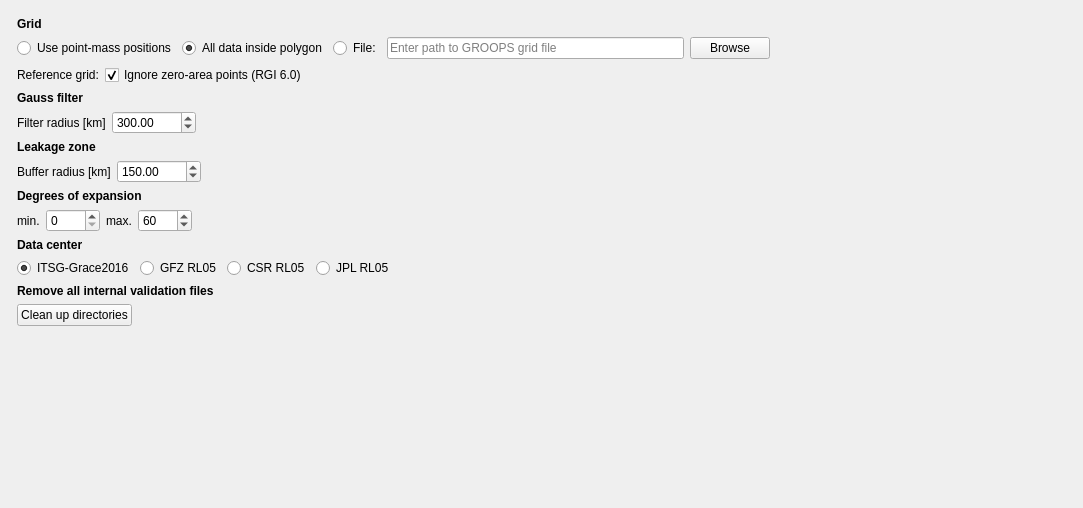
              <widget class="QWidget" name="page_6">
               <property name="geometry">
                <rect>
                 <x>0</x>
                 <y>0</y>
                 <width>1083</width>
                 <height>508</height>
                </rect>
               </property>
               <attribute name="label">
                <string>Internal validation</string>
               </attribute>
               <layout class="QVBoxLayout" name="verticalLayout_35">
                <item>
                 <layout class="QVBoxLayout" name="verticalLayout_34">
                  <property name="leftMargin">
                   <number>6</number>
                  </property>
                  <property name="topMargin">
                   <number>6</number>
                  </property>
                  <property name="rightMargin">
                   <number>6</number>
                  </property>
                  <property name="bottomMargin">
                   <number>6</number>
                  </property>
                  <item>
                   <widget class="QLabel" name="label_67">
                    <property name="font">
                     <font>
                      <weight>75</weight>
                      <bold>true</bold>
                     </font>
                    </property>
                    <property name="text">
                     <string>Grid</string>
                    </property>
                   </widget>
                  </item>
                  <item>
                   <layout class="QHBoxLayout" name="horizontalLayout_44">
                    <item>
                     <widget class="QRadioButton" name="rb_id058">
                      <property name="text">
                       <string>Use point-mass positions</string>
                      </property>
                      <property name="checked">
                       <bool>false</bool>
                      </property>
                      <attribute name="buttonGroup">
                       <string notr="true">buttonGroup_25</string>
                      </attribute>
                     </widget>
                    </item>
                    <item>
                     <widget class="QRadioButton" name="rb_id057">
                      <property name="text">
                       <string>All data inside polygon</string>
                      </property>
                      <property name="checked">
                       <bool>true</bool>
                      </property>
                      <attribute name="buttonGroup">
                       <string notr="true">buttonGroup_25</string>
                      </attribute>
                     </widget>
                    </item>
                    <item>
                     <layout class="QHBoxLayout" name="horizontalLayout_78">
                      <item>
                       <widget class="QRadioButton" name="rb_id100">
                        <property name="text">
                         <string>File:</string>
                        </property>
                        <attribute name="buttonGroup">
                         <string notr="true">buttonGroup_25</string>
                        </attribute>
                       </widget>
                      </item>
                      <item>
                       <widget class="QLineEdit" name="le_id236">
                        <property name="placeholderText">
                         <string>Enter path to GROOPS grid file</string>
                        </property>
                       </widget>
                      </item>
                      <item>
                       <widget class="QPushButton" name="pb_id052">
                        <property name="text">
                         <string>Browse</string>
                        </property>
                       </widget>
                      </item>
                      <item>
                       <spacer name="horizontalSpacer_34">
                        <property name="orientation">
                         <enum>Qt::Horizontal</enum>
                        </property>
                        <property name="sizeHint" stdset="0">
                         <size>
                          <width>40</width>
                          <height>20</height>
                         </size>
                        </property>
                       </spacer>
                      </item>
                     </layout>
                    </item>
                   </layout>
                  </item>
                  <item>
                   <layout class="QHBoxLayout" name="horizontalLayout_119">
                    <item>
                     <widget class="QLabel" name="label_233">
                      <property name="text">
                       <string>Reference grid:</string>
                      </property>
                     </widget>
                    </item>
                    <item>
                     <widget class="QCheckBox" name="cb_id075">
                      <property name="text">
                       <string>Ignore zero-area points (RGI 6.0)</string>
                      </property>
                      <property name="checked">
                       <bool>true</bool>
                      </property>
                     </widget>
                    </item>
                    <item>
                     <spacer name="horizontalSpacer_81">
                      <property name="orientation">
                       <enum>Qt::Horizontal</enum>
                      </property>
                      <property name="sizeHint" stdset="0">
                       <size>
                        <width>40</width>
                        <height>20</height>
                       </size>
                      </property>
                     </spacer>
                    </item>
                   </layout>
                  </item>
                  <item>
                   <widget class="QLabel" name="label_68">
                    <property name="font">
                     <font>
                      <weight>75</weight>
                      <bold>true</bold>
                     </font>
                    </property>
                    <property name="text">
                     <string>Gauss filter</string>
                    </property>
                   </widget>
                  </item>
                  <item>
                   <layout class="QHBoxLayout" name="horizontalLayout_45">
                    <item>
                     <widget class="QLabel" name="label_69">
                      <property name="text">
                       <string>Filter radius [km]</string>
                      </property>
                     </widget>
                    </item>
                    <item>
                     <widget class="QDoubleSpinBox" name="dsb_id014">
                      <property name="maximum">
                       <double>999999.000000000000000</double>
                      </property>
                      <property name="singleStep">
                       <double>10.000000000000000</double>
                      </property>
                      <property name="value">
                       <double>300.000000000000000</double>
                      </property>
                     </widget>
                    </item>
                    <item>
                     <spacer name="horizontalSpacer_35">
                      <property name="orientation">
                       <enum>Qt::Horizontal</enum>
                      </property>
                      <property name="sizeHint" stdset="0">
                       <size>
                        <width>40</width>
                        <height>20</height>
                       </size>
                      </property>
                     </spacer>
                    </item>
                   </layout>
                  </item>
                  <item>
                   <widget class="QLabel" name="label_70">
                    <property name="font">
                     <font>
                      <weight>75</weight>
                      <bold>true</bold>
                     </font>
                    </property>
                    <property name="text">
                     <string>Leakage zone</string>
                    </property>
                   </widget>
                  </item>
                  <item>
                   <layout class="QHBoxLayout" name="horizontalLayout_46">
                    <item>
                     <widget class="QLabel" name="label_71">
                      <property name="text">
                       <string>Buffer radius [km]</string>
                      </property>
                     </widget>
                    </item>
                    <item>
                     <widget class="QDoubleSpinBox" name="dsb_id015">
                      <property name="maximum">
                       <double>999999.000000000000000</double>
                      </property>
                      <property name="singleStep">
                       <double>10.000000000000000</double>
                      </property>
                      <property name="value">
                       <double>150.000000000000000</double>
                      </property>
                     </widget>
                    </item>
                    <item>
                     <spacer name="horizontalSpacer_36">
                      <property name="orientation">
                       <enum>Qt::Horizontal</enum>
                      </property>
                      <property name="sizeHint" stdset="0">
                       <size>
                        <width>40</width>
                        <height>20</height>
                       </size>
                      </property>
                     </spacer>
                    </item>
                   </layout>
                  </item>
                  <item>
                   <widget class="QLabel" name="label_230">
                    <property name="font">
                     <font>
                      <weight>75</weight>
                      <bold>true</bold>
                     </font>
                    </property>
                    <property name="text">
                     <string>Degrees of expansion</string>
                    </property>
                   </widget>
                  </item>
                  <item>
                   <layout class="QHBoxLayout" name="horizontalLayout_118">
                    <item>
                     <widget class="QLabel" name="label_231">
                      <property name="text">
                       <string>min.</string>
                      </property>
                     </widget>
                    </item>
                    <item>
                     <widget class="QSpinBox" name="sb_id018">
                      <property name="maximum">
                       <number>1000</number>
                      </property>
                     </widget>
                    </item>
                    <item>
                     <widget class="QLabel" name="label_232">
                      <property name="text">
                       <string>max.</string>
                      </property>
                     </widget>
                    </item>
                    <item>
                     <widget class="QSpinBox" name="sb_id019">
                      <property name="maximum">
                       <number>1000</number>
                      </property>
                      <property name="value">
                       <number>60</number>
                      </property>
                     </widget>
                    </item>
                    <item>
                     <spacer name="horizontalSpacer_80">
                      <property name="orientation">
                       <enum>Qt::Horizontal</enum>
                      </property>
                      <property name="sizeHint" stdset="0">
                       <size>
                        <width>40</width>
                        <height>20</height>
                       </size>
                      </property>
                     </spacer>
                    </item>
                   </layout>
                  </item>
                  <item>
                   <widget class="QLabel" name="label_72">
                    <property name="font">
                     <font>
                      <weight>75</weight>
                      <bold>true</bold>
                     </font>
                    </property>
                    <property name="text">
                     <string>Data center</string>
                    </property>
                   </widget>
                  </item>
                  <item>
                   <layout class="QHBoxLayout" name="horizontalLayout_47">
                    <item>
                     <widget class="QRadioButton" name="rb_id059">
                      <property name="text">
                       <string>ITSG-Grace2016</string>
                      </property>
                      <property name="checked">
                       <bool>true</bool>
                      </property>
                      <attribute name="buttonGroup">
                       <string notr="true">buttonGroup_26</string>
                      </attribute>
                     </widget>
                    </item>
                    <item>
                     <widget class="QRadioButton" name="rb_id060">
                      <property name="text">
                       <string>GFZ RL05</string>
                      </property>
                      <attribute name="buttonGroup">
                       <string notr="true">buttonGroup_26</string>
                      </attribute>
                     </widget>
                    </item>
                    <item>
                     <widget class="QRadioButton" name="rb_id061">
                      <property name="text">
                       <string>CSR RL05</string>
                      </property>
                      <attribute name="buttonGroup">
                       <string notr="true">buttonGroup_26</string>
                      </attribute>
                     </widget>
                    </item>
                    <item>
                     <widget class="QRadioButton" name="rb_id062">
                      <property name="text">
                       <string>JPL RL05</string>
                      </property>
                      <attribute name="buttonGroup">
                       <string notr="true">buttonGroup_26</string>
                      </attribute>
                     </widget>
                    </item>
                    <item>
                     <spacer name="horizontalSpacer_37">
                      <property name="orientation">
                       <enum>Qt::Horizontal</enum>
                      </property>
                      <property name="sizeHint" stdset="0">
                       <size>
                        <width>40</width>
                        <height>20</height>
                       </size>
                      </property>
                     </spacer>
                    </item>
                   </layout>
                  </item>
                  <item>
                   <widget class="QLabel" name="label_228">
                    <property name="font">
                     <font>
                      <weight>75</weight>
                      <bold>true</bold>
                     </font>
                    </property>
                    <property name="text">
                     <string>Remove all internal validation files </string>
                    </property>
                   </widget>
                  </item>
                  <item>
                   <layout class="QHBoxLayout" name="horizontalLayout_116">
                    <item>
                     <widget class="QPushButton" name="pb_id046">
                      <property name="text">
                       <string>Clean up directories</string>
                      </property>
                     </widget>
                    </item>
                    <item>
                     <spacer name="horizontalSpacer_78">
                      <property name="orientation">
                       <enum>Qt::Horizontal</enum>
                      </property>
                      <property name="sizeHint" stdset="0">
                       <size>
                        <width>40</width>
                        <height>20</height>
                       </size>
                      </property>
                     </spacer>
                    </item>
                   </layout>
                  </item>
                  <item>
                   <spacer name="verticalSpacer_8">
                    <property name="orientation">
                     <enum>Qt::Vertical</enum>
                    </property>
                    <property name="sizeHint" stdset="0">
                     <size>
                      <width>20</width>
                      <height>40</height>
                     </size>
                    </property>
                   </spacer>
                  </item>
                 </layout>
                </item>
               </layout>
              </widget>
